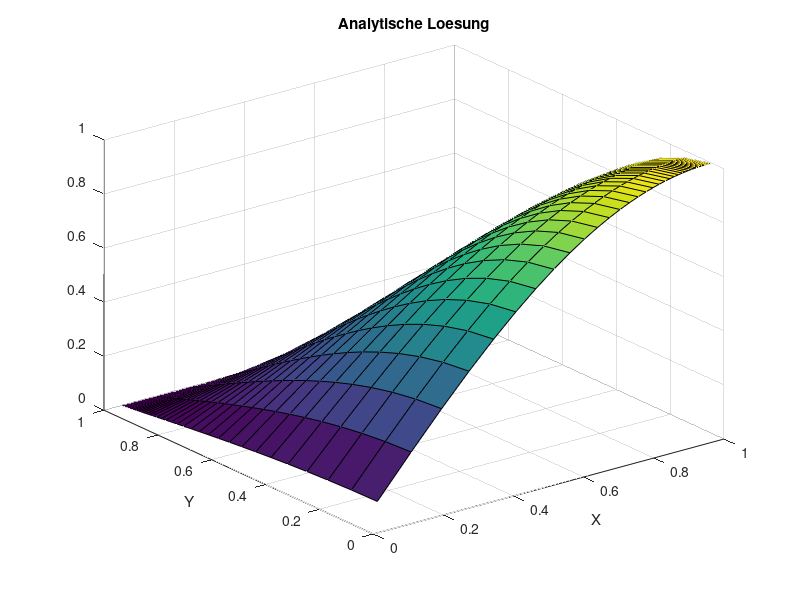
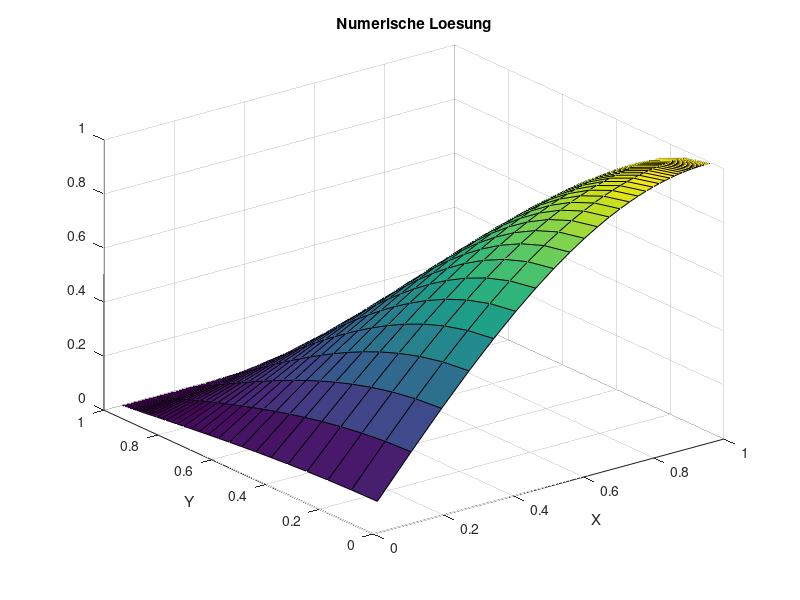
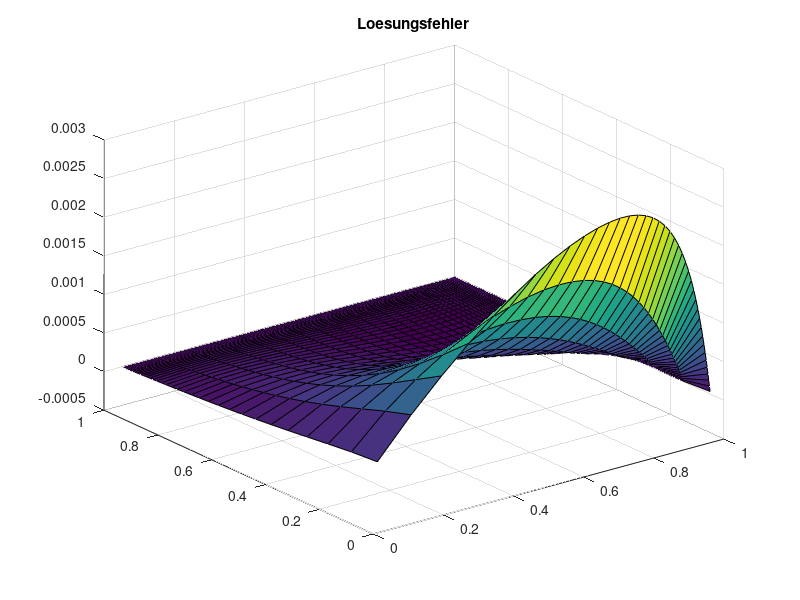
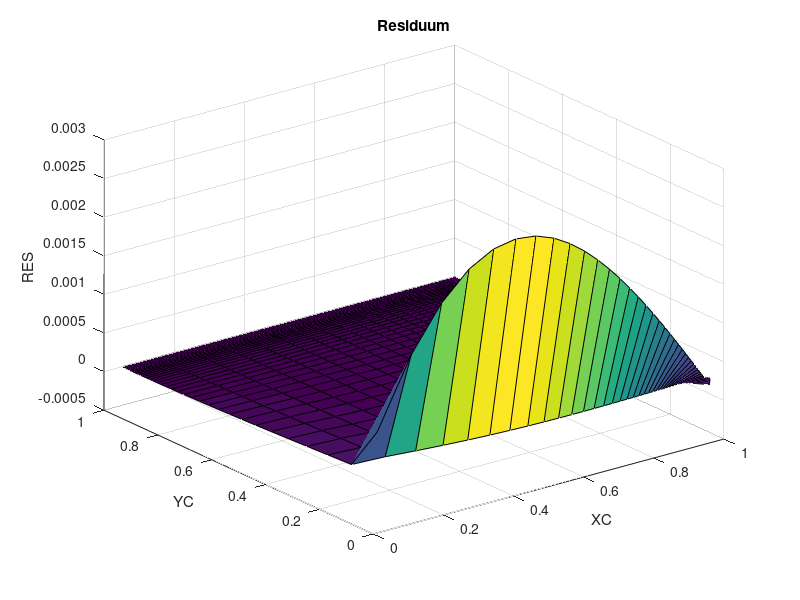

These figures' MATLAB source, in order:
clc
clear all
close all
%SOL=@(x,y) sin(pi*x)*sin(pi*y);
%MSOL=@(x,y) -2*pi^2*sin(pi*x)*sin(pi*y);
SOL=@(x,y) sin(pi/2*x)*cos(pi/2*y);
MSOL=@(x,y) -1*pi^2/2*sin(pi/2*x)*cos(pi/2*y);
DIF=1.0;
XMIN=0.0;
XMAX=1.0;
YMIN=0.0;
YMAX=1.0;
ALPHAX=0.9;
ALPHAY=0.9;
N=40; % KV's in einer Koordinatenrichtung, macht N^2 KV gesamt
NN=N*N;


X = zeros(1,N+1);
for I=1:N+1
  X(I) = XMIN + (ALPHAX^(I-1)-1)/(ALPHAX^N-1)*(XMAX-XMIN);
end

Y = zeros(1,N+1);
for I=1:N+1
  Y(I) = YMIN + (ALPHAY^(I-1)-1)/(ALPHAY^N-1)*(YMAX-YMIN);
end

%NDIVS = 3;
%% N halbieren
%for j=1:NDIVS
%idx =1;
%X2=0;
%for i=1:length(X)+1
  %if mod(i, 2)==1
    %X2(idx)=X(i);
    %idx=idx+1;
  %end
%end
%X=X2;
%N=length(X)-1;
%end

%for j=1:NDIVS
%idx =1;
%Y2=0;
%for i=1:length(Y)+1
  %if mod(i, 2)==1
    %Y2(idx)=Y(i);
    %idx=idx+1;
  %end
%end
%Y=Y2;
%N=length(Y)-1;
%end
%NN=N*N;

XC = (X(1:N)+X(2:N+1))/2;
YC = (Y(1:N)+Y(2:N+1))/2;
XCR = [XMIN, XC, XMAX];
YCR = [YMIN, YC, YMAX];

%%% ANALYTISCHE LÖSUNG
TA = zeros(N, N);
for I=1:N
  for J=1:N
    TA(I, J)=SOL(XC(I), YC(J));
  end
end

figure(1)
surf(XC, YC, TA');
title('Analytische Loesung')
xlabel('X')
ylabel('Y')

%%% FVM Lösung

% Randbedingungen
for I=1:N RBS(I)=SOL(XC(I), 0); end
for I=1:N RBN(I)=SOL(XC(I), 1); end
for I=1:N RBE(I)=SOL(1, YC(I)); end
for I=1:N RBW(I)=SOL(0, YC(I)); end

% Koeffizienten speichern
AP = zeros(N);
AE = zeros(N);
AN = zeros(N);
AW = zeros(N);
AS = zeros(N);

for I=1:N
  for J=1:N
    DX = X(I+1)-X(I);
    DY = Y(J+1)-Y(J);

    DXE = XCR(I+2)-XCR(I+1);
    DXW = XCR(I+1)-XCR(I);

    DYN = YCR(J+2)-YCR(J+1);
    DYS = YCR(J+1)-YCR(J);

    AE(I,J) = DIF*DY/DXE;
    AW(I,J) = DIF*DY/DXW;
    AN(I,J) = DIF*DX/DYN;
    AS(I,J) = DIF*DX/DYS;

    AP(I,J) = -AE(I,J)-AN(I,J)-AW(I,J)-AS(I,J);
  end
end

% Gesamtgleichungssystem aufstellen
A = zeros(NN);
b = zeros(NN, 1);

for J=1:N
  for I=1:N
    IDX = (J-1)*N + I;

    DX = X(I+1)-X(I);
    DY = Y(J+1)-Y(J);
    b(IDX) = MSOL(XC(I),YC(J))*DX*DY;

    % Hauptdiagonale
    A(IDX, IDX) = AP(I,J);

    % Westliche Nebendiagonale
    if mod(IDX,N)==1
      b(IDX) = b(IDX)-AW(I,J)*RBW(J);
    else
      A(IDX, IDX-1) = AW(I,J);
    end

    % Östliche Nebendiagonale
    if mod(IDX,N)==0
      b(IDX) = b(IDX)-AE(I,J)*RBE(J);
    else
      A(IDX, IDX+1) = AE(I,J);
    end

    % Nördliche Nebendiagonale
    if IDX > NN-N
      b(IDX) = b(IDX)-AN(I,J)*RBN(I);
    else
      A(IDX, IDX+N) = AN(I,J);
    end

    % Südliche Nebendiagonale
    if IDX <= N
      b(IDX) = b(IDX)-AS(I,J)*RBS(I);
    else
      A(IDX, IDX-N) = AS(I,J);
    end
  end
end

t=A\b;
T=reshape(t,N,N);

% mit Randwerten
T2 = zeros(N+2);
T2(2:N+1,2:N+1) = T;

figure(2)
surf(XC, YC, T');
title('Numerische Loesung')
xlabel('X')
ylabel('Y')


%%% Lösungsfehler berechnen
SERR=0.0;
ERR=zeros(N);
for I=1:N
  for J=1:N
    ERR(I,J)=T(I, J)-TA(I, J);
    SERR=SERR+ERR(I,J)^2;
  end
end
SERR=sqrt(SERR/NN);

figure(3)
surf(XC, YC, ERR');
title('Loesungsfehler')

fprintf('Summierter Fehler %16.10e NN=%g\n', SERR, NN);

%%% ORDNUNG  BESTIMMEN
ERR5=6.5277704659e-02;
ERR10=1.0773515741e-02;
ERR20=2.2555829695e-03;
ERR40=5.4229194964e-04;
op=log((ERR5)/(ERR10))/log(2);
fprintf('Ordnung des Verfahrens %16.10e \n',op  );
op=log((ERR10)/(ERR20))/log(2);
fprintf('Ordnung des Verfahrens %16.10e \n',op  );
op=log((ERR20)/(ERR40))/log(2);
fprintf('Ordnung des Verfahrens %16.10e \n',op  );



%%% RESIDUUM BERECHNEN
s=zeros(N);
for I=1:N
  for J=1:N
    s(I, J)=SOL(XC(I), YC(J));
  end
end

s=reshape(s, NN, 1);

RES=A*s-b;

RES2 = reshape(RES, N, N);

figure(4)
surf(XC, YC, RES2');

xlabel('XC')
ylabel('YC')
zlabel('RES')
title('Residuum')

%%% Truncation Error berechnen

% b ohne Randwerte
TERR=zeros(N);
b=zeros(N);
for I=1:N
  for J=1:N
    DX = X(I+1)-X(I);
    DY = Y(J+1)-Y(J);
    b(I,J) = MSOL(XC(I),YC(J))*DX*DY;
  end
end

for I=3:N-2
  for J=3:N-2
    % benötigte Werte zwischenspeichern
    XEE=XCR(I+3);
    XE=XCR(I+2);
    XP=XCR(I+1);
    XW=XCR(I);
    XWW=XCR(I-1);
    Xe=X(I+1);
    Xee=X(I+2);
    Xw=X(I);
    Xww=X(I-1);

    DX = Xe-Xw;

    YNN=YCR(J+3);
    YN=YCR(J+2);
    YP=YCR(J+1);
    YS=YCR(J);
    YSS=YCR(J-1);
    Yn=Y(J+1);
    Ynn=Y(J+2);
    Ys=Y(J);
    Yss=Y(J-1);

    DY = Yn-Ys;

    fE=b(I+1,J);
    fP=b(I,J);
    fW=b(I-1,J);
    fN=b(I,J+1);
    fS=b(I,J-1);

    TEE=T(I+2,J);
    TE=T(I+1,J);
    TP=T(I,J);
    TW=T(I-1,J);
    TWW=T(I-2,J);
    TN=T(I,J+1);
    TNN=T(I,J+2);
    TS=T(I,J-1);
    TSS=T(I,J-2);


    DX = X(I+1)-X(I);
    DY = Y(J+1)-Y(J);

    % Source Term
    TERRSO = 1/2*((fE-fP)/((XE-XP)*DX) - (fP-fW)/((XP-XW)*DX))...
           * ((Xe-XP)^3 - (Xw-XP)^3)/3*DY...
          + 1/2*((fN-fP)/((YN-YP)*DY) - (fP-fS)/((YP-YS)*DY))...
           * ((Yn-YP)^3 - (Ys-YP)^3)/3*DX;

    TERRE = 1/(2*(XE-XP))*((TEE-TP)/(XEE-XP)-(TE-TW)/(XE-XW))...
      * (((XP-Xe)^2-(XE-Xe)^2)/(XE-XP))...
      + (1/(Xee-Xe)*((TEE-TE)/(XEE-XE)-(TE-TP)/(XE-XP)) - 1/(Xe-Xw)*((TE-TP)/(XE-XP)-(TP-TW)/(XP-XW)))...
      * 1/(6*(XE-XP))*(((XP-Xe)^3-(XE-Xe)^3)/(XE-XP));

    TERRW = 1/(2*(XP-XW))*((TE-TW)/(XE-XW)-(TP-TWW)/(XP-XWW))...
      * (((XW-Xw)^2-(XP-Xw)^2)/(XP-XW))...
      + (1/(Xe-Xw)*((TE-TP)/(XE-XP)-(TP-TW)/(XP-XW)) - 1/(Xw-Xww)*((TP-TW)/(XP-XW)-(TW-TWW)/(XW-XWW)))...
      * 1/(6*(XP-XW))*(((XW-Xw)^3-(XP-Xw)^3)/(XP-XW));

    TERRN = 1/(2*(YN-YP))*((TNN-TP)/(YNN-YP)-(TN-TS)/(YN-YS))...
      * (((YP-Yn)^2-(YN-Yn)^2)/(YN-YP))...
      + (1/(Ynn-Yn)*((TNN-TN)/(YNN-YN)-(TN-TP)/(YN-YP)) - 1/(Yn-Ys)*((TN-TP)/(YN-YP)-(TP-TS)/(YP-YS)))...
      * 1/(6*(YN-YP))*(((YP-Yn)^3-(YN-Yn)^3)/(YN-YP));

    TERRS = 1/(2*(YP-YS))*((TN-TS)/(YN-YS)-(TP-TSS)/(YP-YSS))...
      * (((YS-Ys)^2-(YP-Ys)^2)/(YP-YS))...
      + (1/(Yn-Ys)*((TN-TP)/(YN-YP)-(TP-TS)/(YP-YS)) - 1/(Ys-Yss)*((TP-TS)/(YP-YS)-(TS-TSS)/(YS-YSS)))...
      * 1/(6*(YP-YS))*(((YS-Ys)^3-(YP-Ys)^3)/(YP-YS));

    TERR(I,J) = TERRSO - TERRE + TERRW - TERRN + TERRS;
  end
end

figure(5)

surf(XC, YC, TERR');
title('TE');


RESTE = RES2-TERR;
figure(6)
surf(XC(3:N-2), YC(3:N-2), RESTE(3:N-2, 3:N-2)');
title('RES-TE');
